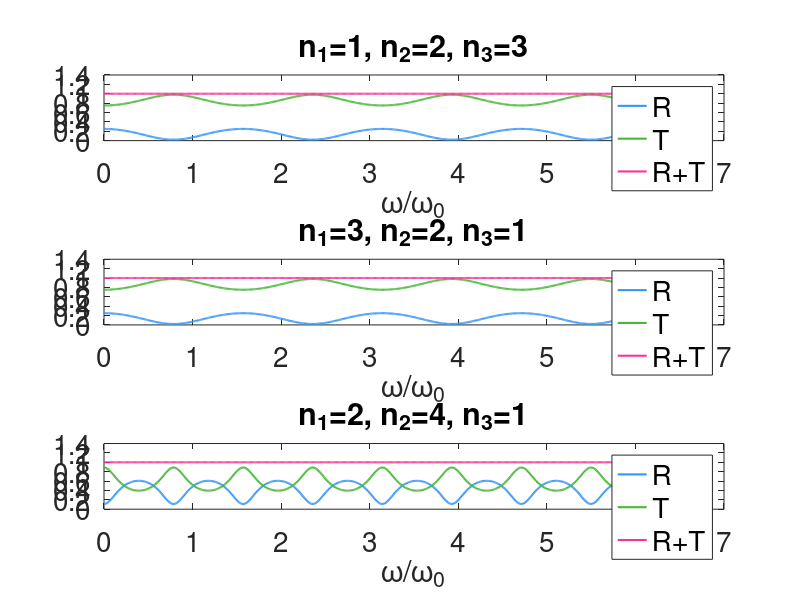

Source code (MATLAB):
omega = [0:.01:2*pi];

function r = rval(n1, n2, n3, omega)
  arg = 2 * n2 * omega;
  r = cos(arg) + i * sin(arg);
  r *= (n2 - n3) / (n2 + n3);
endfunction

function ret = reflCoeff(n1, n2, n3, omega)
  r = rval(n1, n2, n3, omega);
  ret = (1 + r) * n1 - (1 - r) * n2;
  ret /= (1 + r) * n1 + (1 - r) * n2;
  ret = abs(ret);
  ret *= ret;
endfunction

function ret = transCoeff(n1, n2, n3, omega)
  r = rval(n1, n2, n3, omega);
  t = (1 + r) * n1 + (1 - r) * n2;
  t = abs(t);
  t *= t;
  ret = 2 * n2 / (n2 + n3);
  ret *= ret;
  ret *= 4 * n1 * n3 / t;
endfunction

rval = arrayfun(@(x) reflCoeff(1, 2, 3, x), omega);
tval = arrayfun(@(x) transCoeff(1, 2, 3, x), omega);
subplot(3, 1, 1);
plot(omega, rval, 'linewidth', 1.5, 'color', '#3595f6', omega, tval, 'linewidth', 1.5, 'color', '#45b635', omega, rval+tval, 'linewidth', 1.5, 'color', '#f63595');
title("n_1=1, n_2=2, n_3=3")
set(gca, 'fontsize', 20);
h = legend('R', 'T', 'R+T');
xlabel("ω/ω_0");
set(h, "fontsize", 20);
hold on;

rval = arrayfun(@(x) reflCoeff(3, 2, 1, x), omega);
tval = arrayfun(@(x) transCoeff(3, 2, 1, x), omega);
subplot(3, 1, 2);
plot(omega, rval, 'linewidth', 1.5, 'color', '#3595f6', omega, tval, 'linewidth', 1.5, 'color', '#45b635', omega, rval+tval, 'linewidth', 1.5, 'color', '#f63595');
title("n_1=3, n_2=2, n_3=1")
set(gca, 'fontsize', 20);
h = legend('R', 'T', 'R+T');
xlabel("ω/ω_0");
set(h, "fontsize", 20);
hold on;

rval = arrayfun(@(x) reflCoeff(2, 4, 1, x), omega);
tval = arrayfun(@(x) transCoeff(2, 4, 1, x), omega);
subplot(3, 1, 3);
plot(omega, rval, 'linewidth', 1.5, 'color', '#3595f6', omega, tval, 'linewidth', 1.5, 'color', '#45b635', omega, rval+tval, 'linewidth', 1.5, 'color', '#f63595');
title("n_1=2, n_2=4, n_3=1")
set(gca, 'fontsize', 20);
h = legend('R', 'T', 'R+T');
xlabel("ω/ω_0");
set(h, "fontsize", 20);

